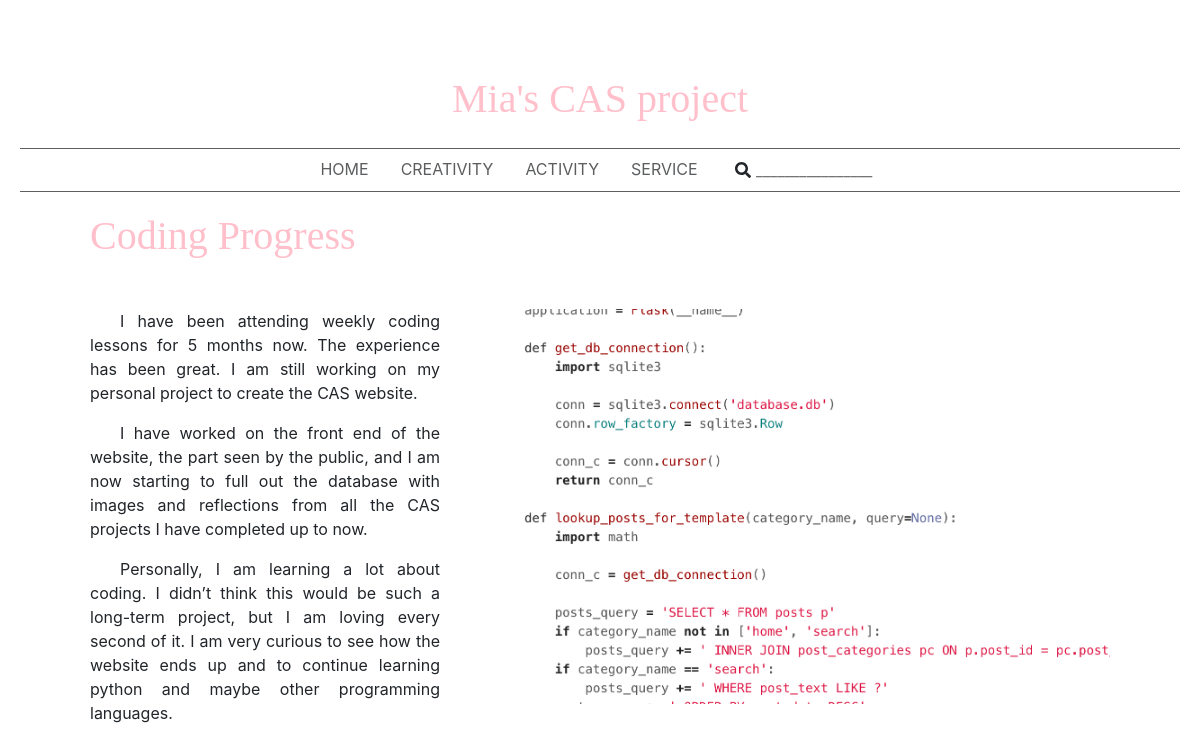
The app's page /post/19 with its own data.
### tables this page shows
CREATE TABLE "posts"(
	"post_id"       Integer NOT NULL PRIMARY KEY AUTOINCREMENT,
	"post_text"     Text NOT NULL,
	"post_img_name" Text NOT NULL,
	"post_title"    Text NOT NULL,
	"post_date"     Date );

CREATE TABLE "post_images"(
	"post_id"   Integer NOT NULL,
	"img_name"  Text NOT NULL,
	"img_order" Integer NOT NULL );

### application.py (the view)
@application.route('/post/<post_id>')
def post(post_id):
    conn_c = get_db_connection()
    conn_c.execute('SELECT * FROM posts WHERE post_id=?', (post_id,))
    post_info = conn_c.fetchone()
    conn_c.execute('SELECT * FROM post_images WHERE post_id=? ORDER BY img_order', (post_id,))
    imgs_info = conn_c.fetchall()
    num_imgs  = len(imgs_info)
    return render_template('post.html', post_text=post_info['post_text'],
                                        post_title=post_info['post_title'],
                                        post_date=post_info['post_date'],
                                        post_imgs=imgs_info,
                                        num_imgs=num_imgs)

### application.py (called while the page is built)
def get_db_connection():
    import sqlite3
    conn = sqlite3.connect('database.db')
    conn.row_factory = sqlite3.Row
    conn_c = conn.cursor()
    return conn_c

### templates/post.html (shortened to what this page needs)
{% extends "layout.html" %}
{% block content %}
  <h1 class="post_h1">{{ post_title }}</h1>
  <br/>
  <div id="carouselExampleIndicators" class="carousel slide" data-ride="carousel">
    <ol class="carousel-indicators">
      {% for i in range(num_imgs) %}
        <li data-target="#carouselExampleIndicators" data-slide-to="{{i}}" {% if i == 0 %}class="active"{% endif %}></li>
      {% endfor %}
    </ol>
    <div class="carousel-inner">
      {% for img in post_imgs %}
        <div class="carousel-item {% if loop.index == 1 %}active{% endif %}">
          <img class="d-block w-100" src="../static/img/{{img['img_name']}}">
        </div>
      {% endfor %}
    </div>
  </div>
  <div class="post_p">{{ post_text|safe }}</div>
{% endblock %}

### static/css/main.css (style rules this page uses)
h1 { font-family: "Palatino Linotype", "Book Antiqua", Palatino, serif; color: pink; margin-bottom: 25px; }
img { opacity: 1; object-fit: contain; }
.post_p { text-align: justify; margin-left: 70px; margin-right: 70px; }
.post_p p { text-indent: 30px; }
.post_h1 { margin-left: 70px; margin-right: 70px; }
#carouselExampleIndicators { float: right; width: 600px; margin-left: 70px; margin-right: 70px; }

### records on screen
posts: post_title "Coding Progress", post_text "I have been attending weekly coding lessons for 5 months now. The experience has been great. I am still working on my personal project to create the CAS website. I have worked on the front end of the website, the part seen by the public, and I am now starting to full out the database with images and reflections from all the CAS projects I have completed up to now. Personally, I am learning a lot about coding. I didn’t think this would be such a long-term project, but I am loving every second of it. I am very curious to see how the website ends up and to continue learning python and maybe other programming languages."
post_images: img_name (picture)
